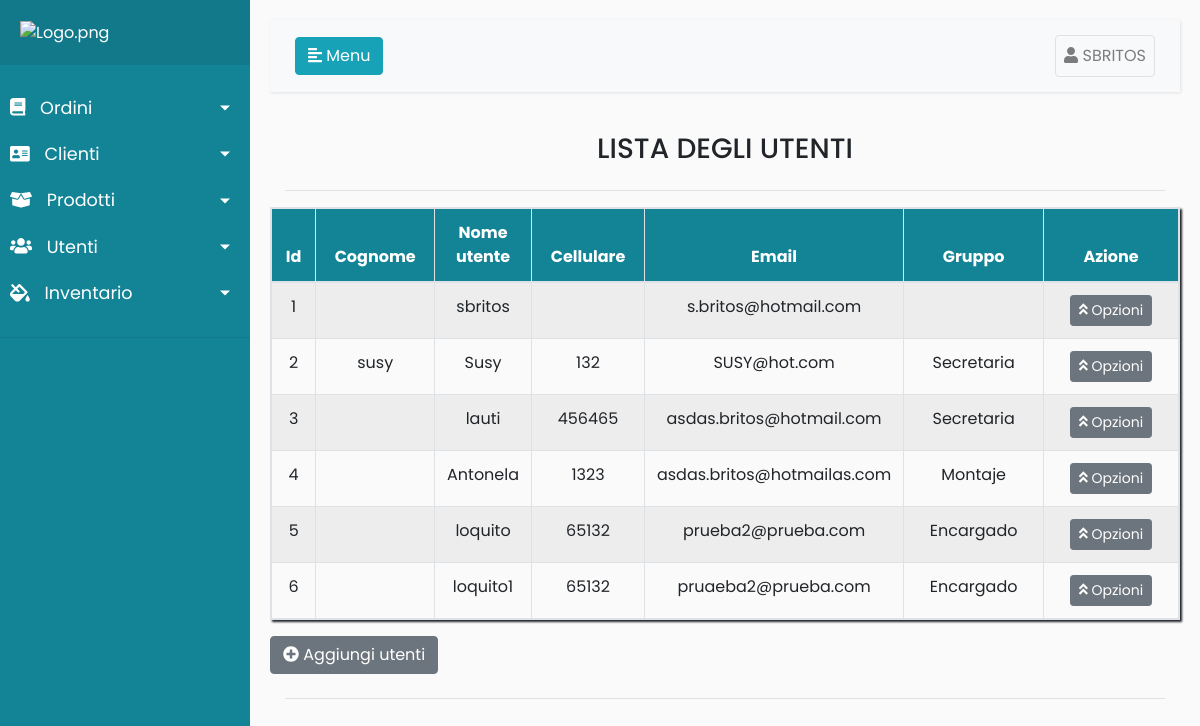
Before: /Registro/ (signed in) with the older database file.
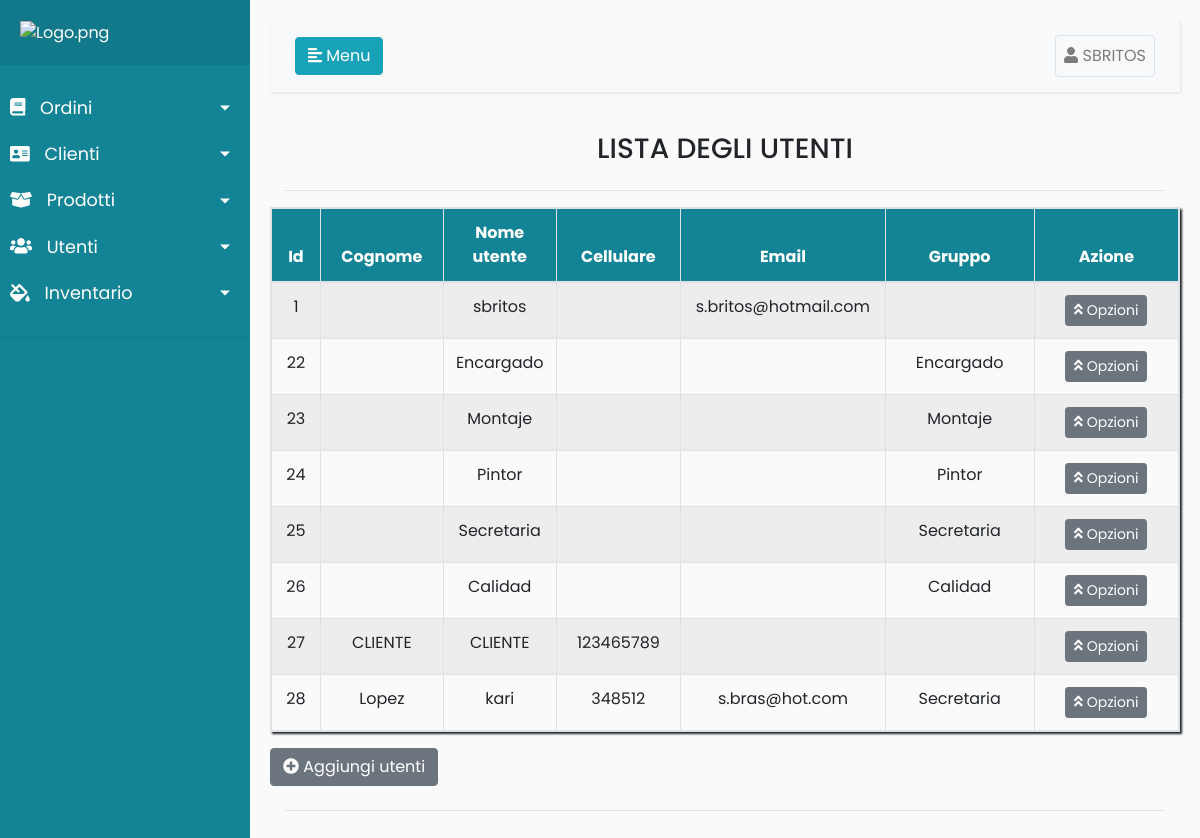
After: the same page with the newer database file.
### Register/models.py (models this page shows)
class Usuarios(AbstractUser):
	telefono = models.CharField(max_length=20,null=True, verbose_name='Teléfono',blank=False)
	class Meta:
		permissions = (('Administrador', 'Administrador'),
					   ('Encargado','Encargado'),
					   ('Pintor','Pintor'),
					   ('Montaje','Montaje'),
					   ('Calidad1','Calidad1'),
					   ('Secretaria','Secretaria'),
					   ('Stock','Stock'),
					   )

### Register/views.py (the view)
# urls.py: path('Registro/',login_required(ListUserView),name='listViewUsuario'),
def ListUserView(request):
    Model_one = Usuarios.objects.all()
    myFilter = OrdenesFilter(request.GET, queryset=Model_one)
    paginator = Paginator(myFilter.qs, 10)
    page = request.GET.get('page1')
    try:
        pub = paginator.page(page)
    except PageNotAnInteger:
        pub = paginator.page(1)
    except EmptyPage:
        pub = paginator.page(paginator.num_pages)
    myFilter = OrdenesFilter(request.GET, queryset=Model_one)
    context = {'Model_one': Model_one, 'pub': pub, "myFilter": myFilter}
    return render(request, 'register/listView.html', context)

### Register/templates/register/listView.html (shortened to what this page needs)
{%extends 'register/index.html'%}
{%load static%}
{% load widget_tweaks %}
{%block content%}
<div class="container">
    <div class="d-flex justify-content-center">
        <h3>LISTA DEGLI UTENTI</h3>
    </div>
    <hr>
</div>
<table id="tabla" class="table table-responsive border table-striped table-bordered" style="box-shadow:2px 2px 2px;">
    <thead style="background-color:#138496;color:#fff">
    <th class="col-md text-center" style="width:5rem;">Id</th>
    <th class="col-md text-center" style="width:15rem;">Cognome</th>
    <th class="col-md text-center" style="width:5rem;">Nome utente</th>
    <th class="col-md text-center" style="width:5rem;">Cellulare</th>
    <th class="col-md text-center" style="width:15rem;">Email</th>
    <th class="col-md text-center" style="width:15rem;">Gruppo</th>
    <th class="col-md text-center" style="width:25rem;">Azione</th>
    </thead>
    {%for cliente in pub%}
    <form method="POST" action="{%url 'deleteUsuario' cliente.id %}">
        <tr>
            <td class="col-md text-center" style="width:5rem;">{{cliente.id}}</td>
            <td class="col-md text-center" style="width:5rem;">{{cliente.last_name}}</td>
            <td class="col-md text-center" style="width:5rem;">{{cliente.username}}</td>
            <td class="col-md text-center" style="width:15rem;">{{cliente.telefono}}</td>
            <td class="col-md text-center" style="width:15rem;">{{cliente.email}}</td>
            <td class="col-md text-center" style="width:25rem;">{%for group in cliente.groups.all%}
                {{group}}{%endfor%}
            </td>
            <td class="col-md text-center" style="width:25rem;">
                <div class="dropup">
                    <button type="button" class="btn btn-secondary btn-sm" data-toggle="dropdown">
                        <i class="fas fa-angle-double-up"></i> Opzioni
                    </button>
                        {% if perms.Register.Administrador %}
                </div>
                {%endif%}
            </td>
        </tr>
    </form>
    {%endfor%}
</table>
{%if perms.Register.Administrador or perms.Register.Encargado or perms.Register.Secretaria%}
<a href="{%url 'createUsuario'%}" class="btn btn-secondary" id="jamaica8"><i id="japon" class="fas fa-plus-circle"></i> Aggiungi utenti</a>
{%endif%}
<div class="container">
    <hr>
</div>
{%endblock%}

### Register/templates/register/index.html (shortened to what this page needs)
<!DOCTYPE html>
<html>
<head>
    <link rel="stylesheet" href="https://stackpath.bootstrapcdn.com/bootstrap/4.1.0/css/bootstrap.min.css"
>
    <link rel="stylesheet" href="https://ajax.googleapis.com/ajax/libs/jquerymobile/1.4.5/jquery.mobile.min.css">
</head>
<body>
<div class="wrapper">
    <nav id="sidebar">
        <div class="sidebar-header" style="border-color:#fff;">
            <a href="{%url 'listarOrden'%}"><img src="http://www.fortexsrl.it/wp-content/uploads/2013/05/logo1.png" width="100%"
                             alt="Logo.png"></a>
        </div>
        <ul class="list-unstyled components">
            <li class="">
                <a href="#homeSubmenu" data-toggle="collapse" aria-expanded="false" class="dropdown-toggle">
                    <i class="fas fa-book"></i>
                    Ordini
                </a>
            </li>
            <li>
                <a href="#pageClienti" data-toggle="collapse" aria-expanded="false" class="dropdown-toggle">
                    <i class="fas fa-address-card"></i>
                    Clienti
                </a>
                <a href="#pageSubmenu" data-toggle="collapse" aria-expanded="false" class="dropdown-toggle">
                    <i class="fas fa-box-open"></i>
                    Prodotti
                </a>
            </li>
            <li>
                <a href="#pageUtenti" data-toggle="collapse" aria-expanded="false" class="dropdown-toggle">
                    <i class="fas fa-users"></i>
                    Utenti
                </a>
            </li>
            <li>
                <a href="#pageInventario" data-toggle="collapse" aria-expanded="false" class="dropdown-toggle">
                    <i class="fas fa-fill-drip"></i>
                    Inventario
                </a>
            </li>
        </ul>
    </nav>
    <div id="content">
        <nav class="navbar navbar-expand-lg navbar-light bg-light">
            <div class="container-fluid">
                <button type="button" id="sidebarCollapse" class="btn btn-info">
                    <i class="fas fa-align-left"></i>
                    <span>Menu</span>
                </button>
                <div class="collapse navbar-collapse" id="navbarSupportedContent">
                    <ul class="nav navbar-nav ml-auto">
                        <li class="nav-item">
                            <a href="#pageInventario1" data-toggle="collapse"  style="background:None;"
                               aria-expanded="true"
                               class=" nav-link dropdown border rounded ">
                                <i class="fas fa-user"></i>
                                {{user|upper}}
                            </a>
                        </li>
                    </ul>
                </div>
            </div>
        </nav>
        {%block content%}{%endblock%}
    </div>
</div>
</body>
</html>

Changed rows visible on the page:
removed Usuarios: id "2", last_name "susy", username "Susy", telefono "132", email "SUSY@hot.com"
removed Usuarios: id "3", username "lauti", telefono "456465", email "asdas.britos@hotmail.com"
removed Usuarios: id "4", username "Antonela", telefono "1323", email "asdas.britos@hotmailas.com"
removed Usuarios: id "5", username "loquito", telefono "65132", email "prueba2@prueba.com"
removed Usuarios: id "6", username "loquito1", telefono "65132", email "pruaeba2@prueba.com"
added Usuarios: id "22", username "Encargado"
added Usuarios: id "23", username "Montaje"
added Usuarios: id "24", username "Pintor"
added Usuarios: id "25", username "Secretaria"
added Usuarios: id "26", username "Calidad"
added Usuarios: id "27", last_name "CLIENTE", username "CLIENTE", telefono "123465789"
added Usuarios: id "28", last_name "Lopez", username "kari", telefono "348512", email "s.bras@hot.com"
